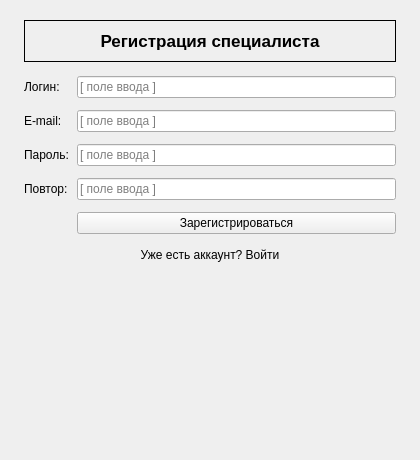
<?xml version="1.0" encoding="UTF-8"?>
<ui version="4.0">
 <class>RegisterScreen</class>
 <widget class="QWidget" name="RegisterScreen">
  <property name="geometry">
   <rect>
    <x>0</x>
    <y>0</y>
    <width>420</width>
    <height>460</height>
   </rect>
  </property>
  <property name="minimumSize">
   <size>
    <width>420</width>
    <height>460</height>
   </size>
  </property>
  <property name="windowTitle">
   <string>2. Экран регистрации</string>
  </property>
  <layout class="QVBoxLayout" name="mainLayout">
   <property name="spacing">
    <number>14</number>
   </property>
   <property name="leftMargin">
    <number>24</number>
   </property>
   <property name="topMargin">
    <number>20</number>
   </property>
   <property name="rightMargin">
    <number>24</number>
   </property>
   <property name="bottomMargin">
    <number>20</number>
   </property>
   <item>
    <widget class="QFrame" name="headerFrame">
     <property name="frameShape">
      <enum>QFrame::Box</enum>
     </property>
     <property name="frameShadow">
      <enum>QFrame::Plain</enum>
     </property>
     <layout class="QVBoxLayout" name="headerLayout">
      <property name="leftMargin">
       <number>8</number>
      </property>
      <property name="topMargin">
       <number>10</number>
      </property>
      <property name="rightMargin">
       <number>8</number>
      </property>
      <property name="bottomMargin">
       <number>10</number>
      </property>
      <item>
       <widget class="QLabel" name="headerLabel">
        <property name="font">
         <font>
          <pointsize>13</pointsize>
          <weight>75</weight>
          <bold>true</bold>
         </font>
        </property>
        <property name="text">
         <string>Регистрация специалиста</string>
        </property>
        <property name="alignment">
         <set>Qt::AlignCenter</set>
        </property>
       </widget>
      </item>
     </layout>
    </widget>
   </item>
   <item>
    <layout class="QFormLayout" name="registerForm">
     <property name="fieldGrowthPolicy">
      <enum>QFormLayout::AllNonFixedFieldsGrow</enum>
     </property>
     <property name="horizontalSpacing">
      <number>8</number>
     </property>
     <property name="verticalSpacing">
      <number>12</number>
     </property>
     <item row="0" column="0">
      <widget class="QLabel" name="loginLabel">
       <property name="text">
        <string>Логин:</string>
       </property>
      </widget>
     </item>
     <item row="0" column="1">
      <widget class="QLineEdit" name="loginEdit">
       <property name="placeholderText">
        <string>[ поле ввода ]</string>
       </property>
      </widget>
     </item>
     <item row="1" column="0">
      <widget class="QLabel" name="emailLabel">
       <property name="text">
        <string>E-mail:</string>
       </property>
      </widget>
     </item>
     <item row="1" column="1">
      <widget class="QLineEdit" name="emailEdit">
       <property name="placeholderText">
        <string>[ поле ввода ]</string>
       </property>
      </widget>
     </item>
     <item row="2" column="0">
      <widget class="QLabel" name="passwordLabel">
       <property name="text">
        <string>Пароль:</string>
       </property>
      </widget>
     </item>
     <item row="2" column="1">
      <widget class="QLineEdit" name="passwordEdit">
       <property name="echoMode">
        <enum>QLineEdit::Password</enum>
       </property>
       <property name="placeholderText">
        <string>[ поле ввода ]</string>
       </property>
      </widget>
     </item>
     <item row="3" column="0">
      <widget class="QLabel" name="passwordRepeatLabel">
       <property name="text">
        <string>Повтор:</string>
       </property>
      </widget>
     </item>
     <item row="3" column="1">
      <widget class="QLineEdit" name="passwordRepeatEdit">
       <property name="echoMode">
        <enum>QLineEdit::Password</enum>
       </property>
       <property name="placeholderText">
        <string>[ поле ввода ]</string>
       </property>
      </widget>
     </item>
     <item row="4" column="1">
      <widget class="QPushButton" name="registerButton">
       <property name="text">
        <string>Зарегистрироваться</string>
       </property>
      </widget>
     </item>
    </layout>
   </item>
   <item>
    <widget class="QPushButton" name="pushButton">
     <property name="styleSheet">
      <string notr="true">background:None;
border:None;</string>
     </property>
     <property name="text">
      <string>Уже есть аккаунт? Войти</string>
     </property>
    </widget>
   </item>
   <item>
    <spacer name="bottomSpacer">
     <property name="orientation">
      <enum>Qt::Vertical</enum>
     </property>
     <property name="sizeHint" stdset="0">
      <size>
       <width>20</width>
       <height>30</height>
      </size>
     </property>
    </spacer>
   </item>
  </layout>
 </widget>
 <resources/>
 <connections/>
</ui>
